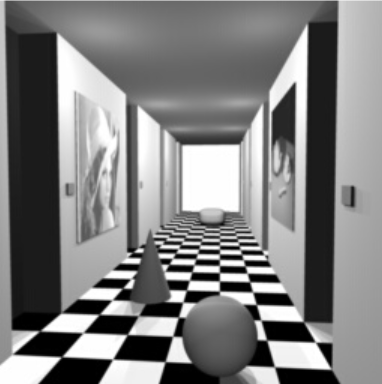
#> input picture images/imageLeft.png, 382 x 384 px
$ python imagedepth.py
#> lines starting #> are read from the running program, lines starting #| are printed output that depends on the picture
import cv2
import numpy as np
from matplotlib import pyplot as plt

# Camera parameters
FOCAL_LENGTH = 700  # Focal length (in pixels)
BASELINE = 0.1  # Baseline distance between the cameras (in meters)

# Load images
left_image = cv2.imread('images/imageLeft.png', cv2.IMREAD_GRAYSCALE)
#> left_image is the input picture: shape (384, 382); min 0, max 255, mean 127.8
right_image = cv2.imread('images/imageRight.png', cv2.IMREAD_GRAYSCALE)
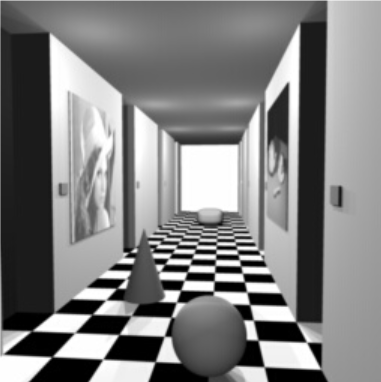
#> input picture images/imageRight.png, 381 x 382 px
#> right_image is the input picture: shape (382, 381); min 0, max 255, mean 128.2

if left_image is None or right_image is None:
    print("Error: Could not load images.")
    exit()

right_image = cv2.resize(right_image, (left_image.shape[1], left_image.shape[0]))
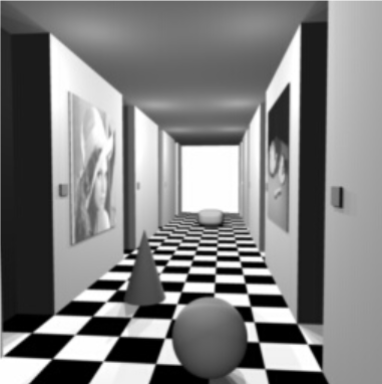
#> right_image: shape (384, 382); min 0, max 255, mean 128.1

# StereoSGBM parameters
nDispFactor = 7
minDisparity = 16
numDisparities = 16 * nDispFactor - minDisparity  # Must be divisible by 16

stereo_left = cv2.StereoSGBM.create(
    minDisparity=minDisparity,
    numDisparities=numDisparities,
    blockSize=14,
    P1=8 * 3 * 7 ** 2,
    P2=32 * 3 * 7 ** 2,
    disp12MaxDiff=1,
    uniquenessRatio=15,
    speckleWindowSize=0,
    speckleRange=2,
    preFilterCap=63,
    mode=cv2.STEREO_SGBM_MODE_SGBM_3WAY
)

stereo_right = cv2.ximgproc.createRightMatcher(stereo_left)  # Create right matcher

# Compute disparity maps
disparity_left = stereo_left.compute(left_image, right_image).astype(np.float32) / 16.0
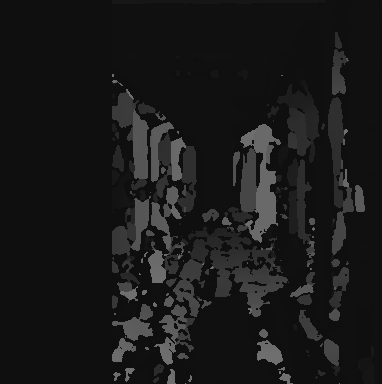
#> disparity_left: shape (384, 382) float32; min 15, max 111, mean 25.1
disparity_right = stereo_right.compute(right_image, left_image).astype(np.float32) / 16.0
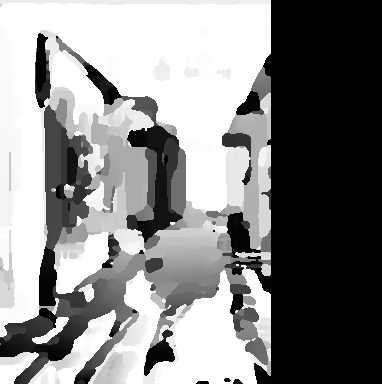
#> disparity_right: shape (384, 382) float32; min -112, max -16, mean -61.21; drawn with min black and max white

# Apply WLS filter
wls_filter = cv2.ximgproc.createDisparityWLSFilter(matcher_left=stereo_left)
wls_filter.setLambda(8000)  # Regularization strength
wls_filter.setSigmaColor(1.5)  # Edge preservation

filtered_disparity = wls_filter.filter(disparity_left, left_image, disparity_map_right=disparity_right)
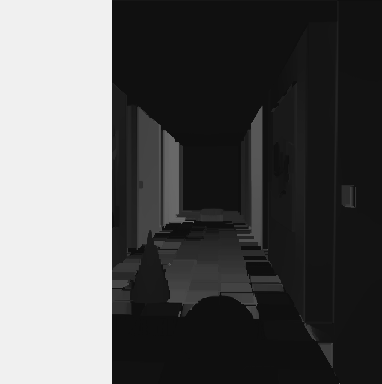
#> filtered_disparity: shape (384, 382) float32; min 15, max 240, mean 88.5

# Normalize for visualization
filtered_disparity_normalized = cv2.normalize(filtered_disparity, None, 0, 255, cv2.NORM_MINMAX)
filtered_disparity_normalized = np.uint8(filtered_disparity_normalized)

# Show results
plt.figure(figsize=(10, 5))
plt.subplot(121)
plt.title("Raw Disparity Map")
plt.imshow(disparity_left, cmap='gray')
plt.colorbar()

plt.subplot(122)
plt.title("WLS Filtered Disparity Map")
plt.imshow(filtered_disparity_normalized, cmap='gray')
plt.colorbar()

plt.show()
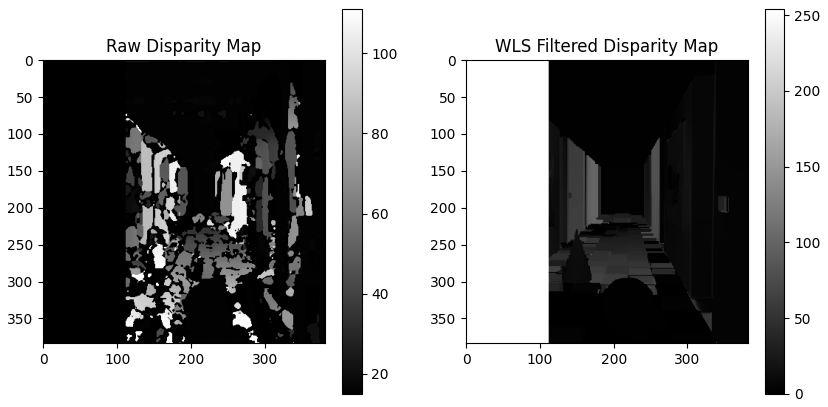
#> figure drawn by matplotlib, 4 panels
